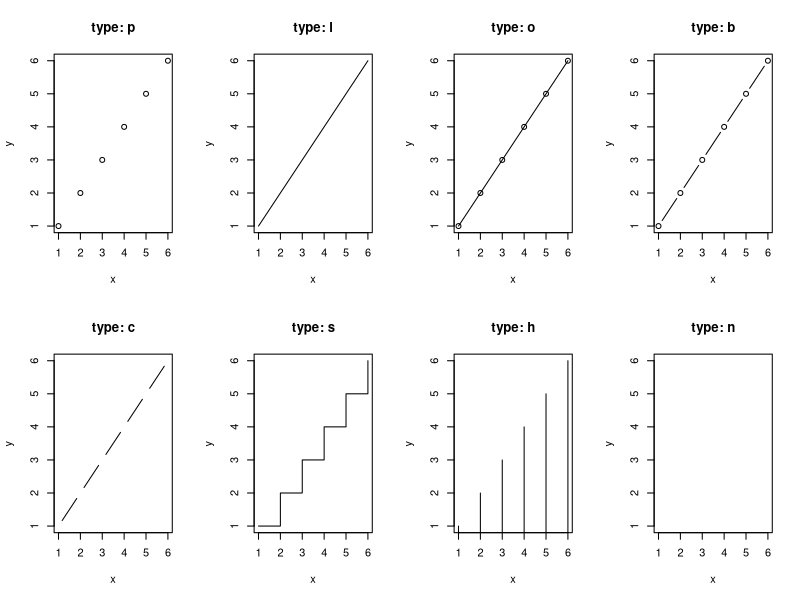
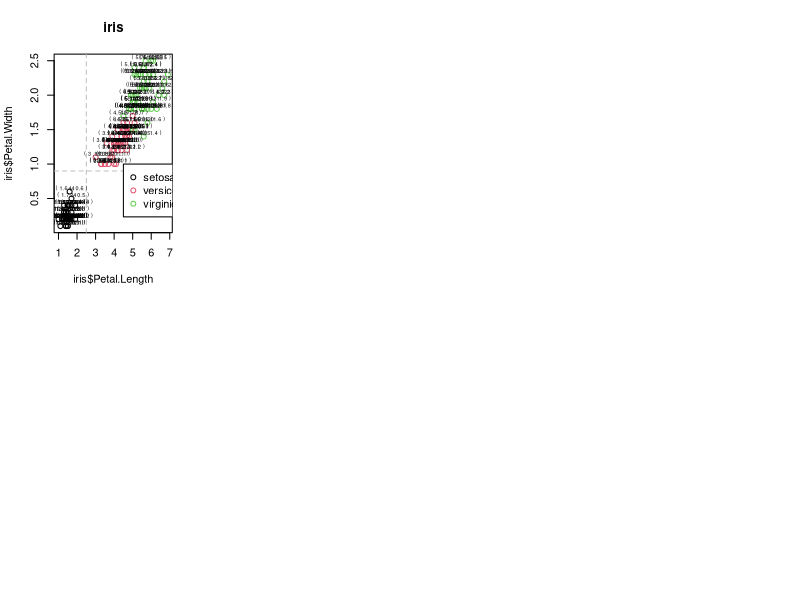

Generate these figures, in order, with R:
## ---- chunk 1
x <- 1:6
y <- x
par(mfrow=c(2,4))
types <- c('p','l', 'o', 'b', 'c', 's', 'h', 'n')
for(t in types){
  #print(t)
  title <- paste('type:', t)
  plot(x,y, type = t, main = title)
}

## ---- chunk 2
data(iris)
str(iris)
plot(iris$Petal.Length,iris$Petal.Width,type='n')
points(iris$Petal.Length,iris$Petal.Width,col=iris$Species)
abline(h=0.9,col='grey',lty = 2)
abline(v=2.5,col='grey',lty = 2)
legend(4.5,1,pch=1,legend = levels(iris$Species),col=1:3)
text(iris$Petal.Length+0.1,iris$Petal.Width+0.05,1:nrow(iris),cex=0.5)
title("iris")
text(iris$Petal.Length+0.1,iris$Petal.Width+0.05,paste('(',iris$Petal.Length,', ',iris$Petal.Width,')'),cex=0.5)

#legend('bottomright',pch=1,legend = levels(iris$Species),col=1:3)
